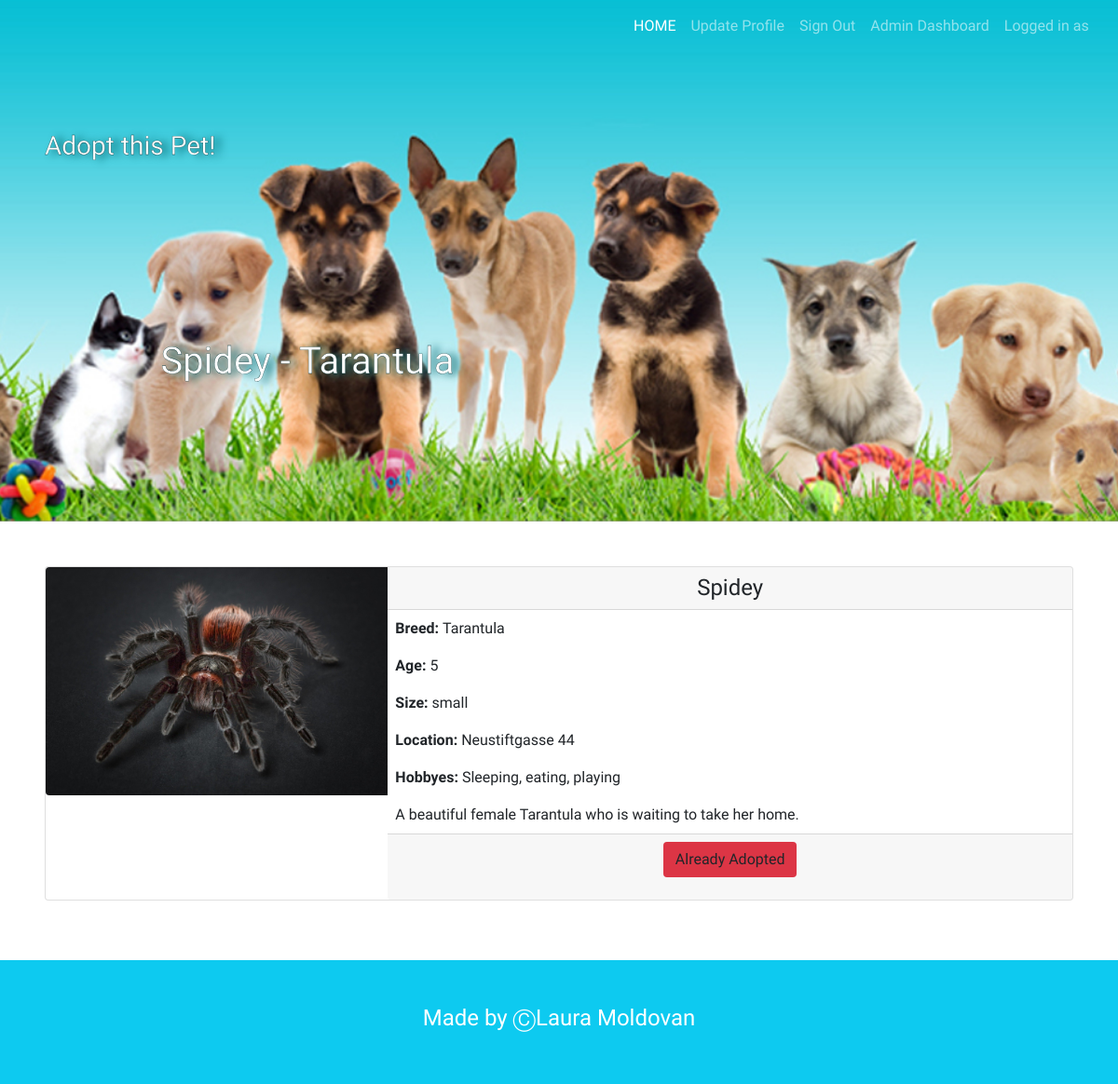
The page /details.php?id=12 (signed in) on the database its author committed.
### tables this page shows
CREATE TABLE `animals` (
  `id` int(11) NOT NULL PRIMARY KEY AUTO_INCREMENT,
  `name` varchar(255) NOT NULL,
  `breed` varchar(50) NOT NULL,
  `size` varchar(50) NOT NULL,
  `location` varchar(255) NOT NULL,
  `description` varchar(255) NOT NULL,
  `hobby` varchar(50) NOT NULL,
  `age` INT NOT NULL,
  `picture` varchar(255) DEFAULT NULL,
  `status` boolean DEFAULT 1
);

### details.php (the view, shortened to what this page needs)
<?php
require_once 'components/db_connect.php';
if ($_GET['id']) {
    $id = $_GET['id'];
    $sql = "SELECT * FROM animals WHERE id = {$id}";
    $result = mysqli_query($connect, $sql);
    if (mysqli_num_rows($result) == 1) {
        $data = mysqli_fetch_assoc($result);
        $name = $data['name'];
        $breed = $data['breed'];
        $size = $data["size"];
        $location = $data["location"];
        $description = $data["description"];
        $hobby = $data["hobby"];
        $age = $data["age"];
        $status = $data["status"];
        $picture = $data["picture"];
    } else {
        header("location: error.php");
    }
} else {
    header("location: error.php");
}
?>
<!DOCTYPE html>
<html lang="en">
<head>
    <?php require_once 'components/boot.php' ?>
    <link rel="stylesheet" type='text/css' href="css/style.css" />
</head>
<body>
    <header>
        <ul class="nav menu">
            <nav class="navbar navbar-expand-lg navbar-dark">
                <div class="container-fluid">
                    <div class="collapse navbar-collapse" id="navbarNav">
                        <ul class="navbar-nav">
                            <li class="nav-item">
                                <a class="nav-link active" aria-current="page" href="home.php">
                                    HOME
                                </a>
                            </li>
                            <li class="nav-item">
                                <a class="nav-link" href="update.php?id=<?php echo $row1['id'] ?>">
                                    Update Profile
                                </a>
                            </li>
                            <li class="nav-item">
                                <a class="nav-link" href="logout.php?logout">Sign Out</a>
                            </li>
                            <?php if (isset($_SESSION['adm']))
                                echo "<li class='nav-item'>
                                 <a class='nav-link' href='dashBoard.php'>Admin Dashboard</a></li>"
                            ?>
                            <li class="nav-item">
                                <a class="nav-link" href="#">Logged in as </br><?php echo $row1['fname'] . " " . $row1['lname']; ?></a>
                            </li>
                        </ul>
                    </div>
                </div>
            </nav>
        </ul>
        <div class="hero p-5">
            <h3>
                Adopt this Pet!
            </h3>
            <h1 class="text-center">
                <?php echo $name . " - " . $breed; ?>
            </h1>
        </div>
    </header>
    <main class="p-5">
        <div class="card mb-3">
            <div class="row g-0">
                <div class="col-md-4">
                    <img src="pictures/animals/<?php echo $picture; ?>" class="img-fluid rounded-start" alt="<?php echo $name; ?>">
                </div>
                <div class="col-md-8">
                    <h4 class='card-header text-center'><?php echo $name; ?></h4>
                    <div class='card-body p-2'>
                        <p class='card-text'><b> Breed: </b> <?php echo $breed; ?></p>
                        <p class='card-text'><b> Age: </b> <?php echo $age; ?></p>
                        <p class='card-text'><b> Size: </b> <?php echo $size; ?></p>
                        <p class='card-text'><b> Location: </b> <?php echo $location; ?></p>
                        <p class='card-text'><b> Hobbyes: </b> <?php echo $hobby; ?></p>
                        <p class='card-text'><?php echo $description; ?></p>
                    </div>
                    <div class='card-footer text-center'>
                       <?php if ($status == 1)
                            echo "<p class='btn btn-small bg-success' href='adopt.php'>Take me Home</p>";
                        else if ($status == 0)
                            echo "<p class='btn btn-small bg-danger' href='adopted.php'>Already Adopted</p>"
                        ?>
                            </div>
                        </div>
                    </div>
                </div>
    </main>
    <footer class=" p-5 bg-info">
        <p class="h4 text-center text-white">Made by <a href="#">&#x24B8Laura Moldovan</a></p>
    </footer>
</body>
</html>

### css/style.css (style rules this page uses)
body { font-family: 'Acme', sans-serif; }
header { background-image: url("../pictures/hero.jpg"); background-repeat: no-repeat; background-position: center; background-size: cover; }
.menu { position: relative; float: right; width: 45vw; }
.menu a { color: white; }
.hero { height: 70vh; display: flex; flex-direction: column; justify-content: space-around; -webkit-text-stroke: 0.3px #0a373a; text-shadow: 7px 1px 9px #05666d; color: white; }
footer a { text-decoration: none; color: white; }

### rows shown on the page
animals: name "Spidey", breed "Tarantula", picture (picture), age "5", size "small", location "Neustiftgasse 44", hobby "Sleeping, eating, playing", description "A beautiful female Tarantula who is waiting to take her home."
